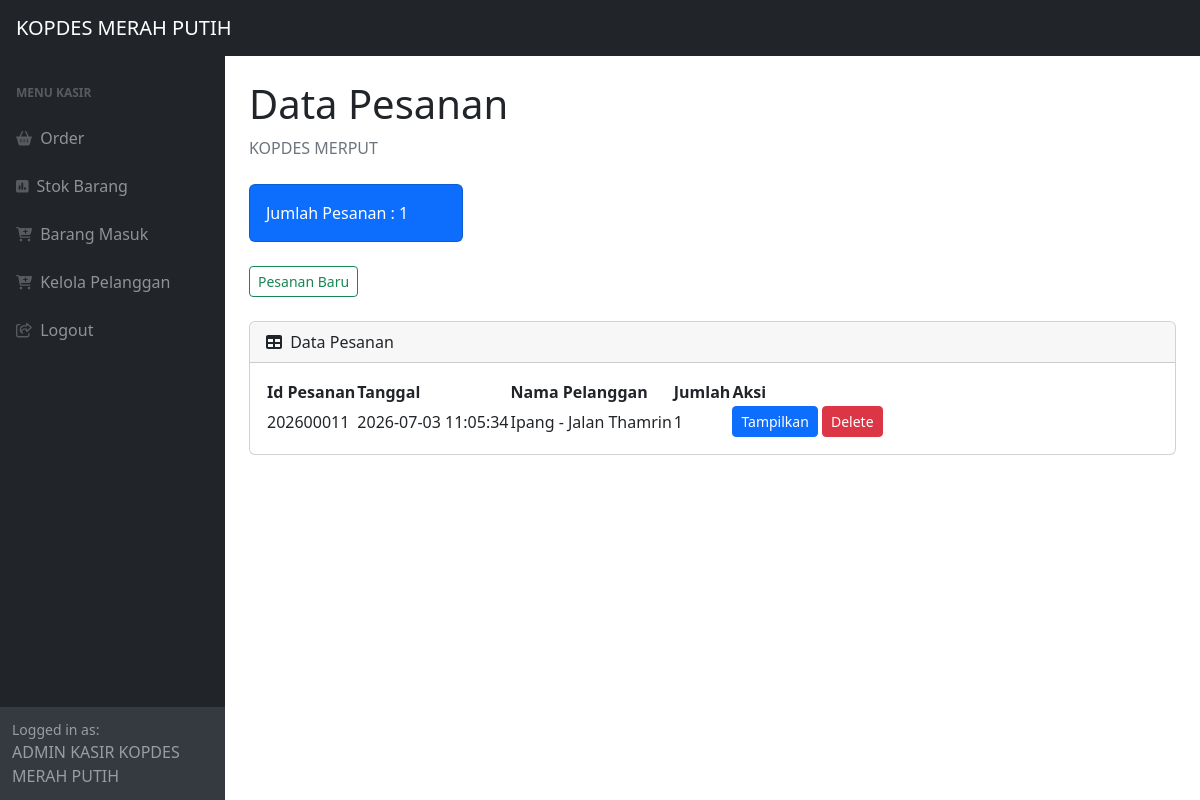
The app's page /index.php (signed in) with its own data.
### tables this page shows
CREATE TABLE `pesanan` (
  `id_pesanan` int NOT NULL,
  `tanggal` timestamp NOT NULL DEFAULT CURRENT_TIMESTAMP,
  `id_pelanggan` int NOT NULL
);

CREATE TABLE `pelanggan` (
  `id_pelanggan` int NOT NULL,
  `nama_pelanggan` varchar(30) NOT NULL,
  `notelp` varchar(15) NOT NULL,
  `alamat` text NOT NULL
);

### index.php (the view, shortened to what this page needs)
<?php
require 'ceklogin.php';
$h1 = mysqli_query($c,"select * from pesanan");
$h2 = mysqli_num_rows($h1);
?>
<!DOCTYPE html>
<html lang="en">
    <head>
        <link href="https://cdn.jsdelivr.net/npm/simple-datatables@7.1.2/dist/style.min.css" rel="stylesheet" />
        <link href="css/styles.css" rel="stylesheet" />
    </head>
    <body class="sb-nav-fixed">
        <nav class="sb-topnav navbar navbar-expand navbar-dark bg-dark">
            <a class="navbar-brand ps-3" href="index.php">KOPDES MERAH PUTIH</a>
        </nav>
        <div id="layoutSidenav">
            <div id="layoutSidenav_nav">
                <nav class="sb-sidenav accordion sb-sidenav-dark" id="sidenavAccordion">
                    <div class="sb-sidenav-menu">
                        <div class="nav">
                            <div class="sb-sidenav-menu-heading">MENU KASIR</div>
                            <a class="nav-link" href="index.php">
                                <div class="sb-nav-link-icon"><i class="fas fa-shopping-basket"></i></div>
                                Order
                            </a>
                             <a class="nav-link" href="stock.php">
                                <div class="sb-nav-link-icon"><i class="fas fa-poll"></i></div>
                                Stok Barang
                            </a>
                             <a class="nav-link" href="masuk.php">
                                <div class="sb-nav-link-icon"><i class="fas fa-cart-plus"></i></div>
                                Barang Masuk
                            </a>
                            <a class="nav-link" href="pelanggan.php">
                                <div class="sb-nav-link-icon"><i class="fas fa-cart-plus"></i></div>
                                Kelola Pelanggan
                            </a>
                             <a class="nav-link" href="logout.php">
                                <div class="sb-nav-link-icon"><i class="far fa-share-square"></i></div>
                                Logout
                            </a>
                        </div>
                    </div>
                    <div class="sb-sidenav-footer">
                        <div class="small">Logged in as:</div>
                        ADMIN KASIR KOPDES MERAH PUTIH
                    </div>
                </nav>
            </div>
            <div id="layoutSidenav_content">
                <main>
                    <div class="container-fluid px-4">
                        <h1 class="mt-4"> Data Pesanan</h1>
                        <ol class="breadcrumb mb-4">
                            <li class="breadcrumb-item active">KOPDES MERPUT</li>
                        </ol>
                        <div class="row">
                            <div class="col-xl-3 col-md-6">
                                <div class="card bg-primary text-white mb-4">
                                    <div class="card-body">Jumlah Pesanan : <?=$h2;?></div>
                                </div>
                            </div>
                            <div class="row">
                            <div class="col-xl-3 col-md-6 mb-4">
                                <button type="button" class="btn btn-outline-success btn-sm" data-bs-toggle="modal" data-bs-target="#myModal">Pesanan Baru</button>
                                </div>
                                </div>
                            </div>
                        <div class="card mb-4">
                            <div class="card-header">
                                <i class="fas fa-table me-1"></i>
                                Data Pesanan
                            </div>
                            <div class="card-body">
                                <table id="datatablesSimple">
                                    <thead>
                                        <tr>
                                            <th>Id Pesanan</th>
                                            <th>Tanggal</th>
                                            <th>Nama Pelanggan</th>
                                            <th>Jumlah</th>
                                            <th>Aksi</th>
                                        </tr>
                                    </thead>
                                      <tbody>
                                        <?php
                                        $get = mysqli_query($c, "SELECT * FROM pesanan p INNER JOIN pelanggan pl ON p.id_pelanggan = pl.id_pelanggan");
                                        while($p=mysqli_fetch_array($get)){
                                        $id_pesanan = $p['id_pesanan'];
                                        $tanggal = $p['tanggal'];
                                        $nama_pelanggan = $p['nama_pelanggan'];
                                        $alamat = $p['alamat'];
                                        $hitungjumlah = mysqli_query($c, "select * from detail_pesanan where id_pesanan='$id_pesanan'");
                                        $jumlah = mysqli_num_rows($hitungjumlah);
                                        ?>
                                        <tr>
                                            <td><?=$id_pesanan?></td>
                                            <td><?=$tanggal?></td>
                                            <td><?=$nama_pelanggan?> - <?=$alamat?></td>
                                            <td><?=$jumlah?></td>
                                            <td>
                                                <a href="view.php?idp=<?=$id_pesanan;?>" class="btn btn-primary btn-sm" target="_blank">Tampilkan</a>
                                                <button type="button" class="btn btn-danger btn-sm" data-bs-toggle="modal" data-bs-target="#deleteNota<?=$id_pesanan;?>">Delete</button>
                                            </td>
                                        </tr>
                                        <?php
                                        };
                                        ?>
                                    </tbody>
                                </table>
                            </div>
                        </div>
                    </div>
                </main>
            </div>
        </div>
    </body>
</html>

### records on screen
pesanan: id_pesanan "202600011", tanggal "2026-07-03 11:05:34", id_pelanggan.nama_pelanggan "Ipang", id_pelanggan.alamat "Jalan Thamrin", jumlah "1"

### other values on screen
$h2 "1"
